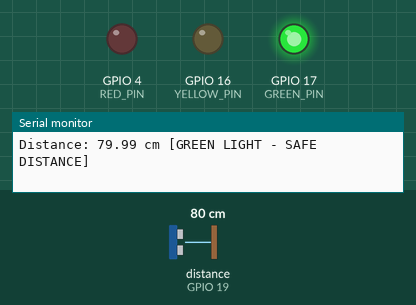
This program was run on a simulated ESP32. On the bench: output pins drawn as LEDs (lit = HIGH), the last lines printed to the serial monitor. Wiring (inferred from the names in the program): ultrasonic range finder: trigger GPIO 22; echo GPIO 19. Inputs (shaded band) come from the test bench; at power-on: distance to the obstacle (sensor on GPIO 19) 80 cm. The echo pulse lasts 58.3 µs per cm; pins used as bus, display or sensor lines are not drawn.

Above: at 3.2 s.
3.3 s: distance to the obstacle (sensor on GPIO 19) set to 55 cm
4.8 s: distance to the obstacle (sensor on GPIO 19) set to 46 cm
At 5.8 s:
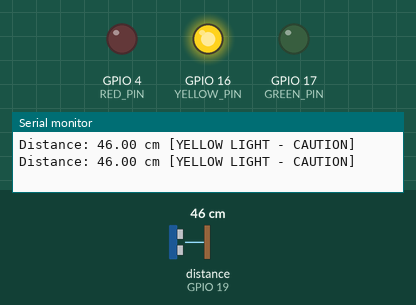
6.5 s: distance to the obstacle (sensor on GPIO 19) set to 23 cm
8.0 s: distance to the obstacle (sensor on GPIO 19) set to 18 cm
At 8.6 s:
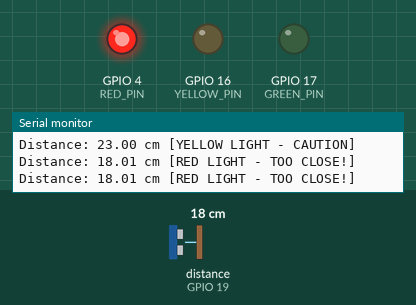
9.5 s: distance to the obstacle (sensor on GPIO 19) set to 35 cm
At 10.0 s:
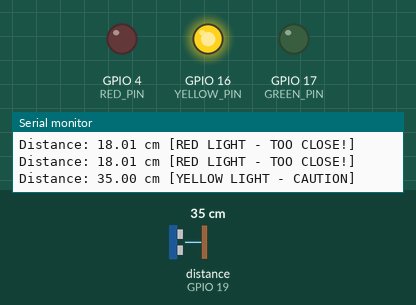
11.0 s: distance to the obstacle (sensor on GPIO 19) set to 2 cm
At 11.4 s:
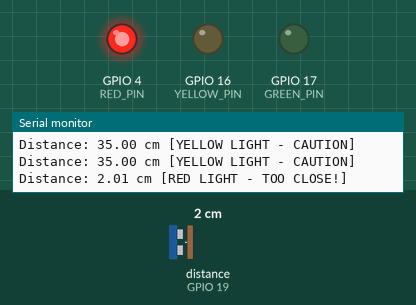
Timing chart, 0 to 13.5 s (numbered marks = the images above; inputs shaded):
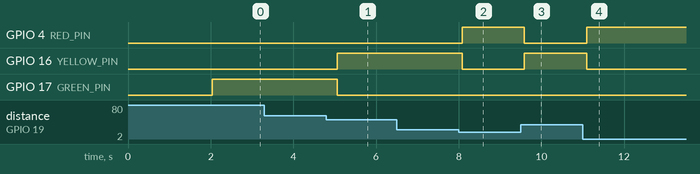

The program:

main.cpp
```cpp
#include <Arduino.h>

// Define the trig and echo pin
#define TRIG_PIN 22
#define ECHO_PIN 19

// Define the R, Y, G Traffic Light Pins
#define RED_PIN 4
#define YELLOW_PIN 16
#define GREEN_PIN 17

// Function to read distance from HC-SR04
float readDistance() {
  // Clear the TRIG_PIN
  digitalWrite(TRIG_PIN, LOW);
  delayMicroseconds(2);

  // Send a 10us pulse to TRIG_PIN
  digitalWrite(TRIG_PIN, HIGH);
  delayMicroseconds(10);
  digitalWrite(TRIG_PIN, LOW);

  // Read the ECHO_PIN, returns the sound wave travel time in microseconds
  long duration = pulseIn(ECHO_PIN, HIGH);

  // Calculate the distance in centimeters
  // Speed of sound is approximately 343 m/s or 0.0343 cm/μs
  // Distance = (duration * 0.0343) / 2 (divide by 2 because sound travels to object and back)
  float distance = (duration * 0.0343) / 2;

  return distance;
}

// Function to control traffic lights based on distance
void controlTrafficLight(float distance) {
  // Turn off all lights first
  digitalWrite(RED_PIN, LOW);
  digitalWrite(YELLOW_PIN, LOW);
  digitalWrite(GREEN_PIN, LOW);

  if (distance > 0 && distance <= 20) {
    // Too close - RED light
    digitalWrite(RED_PIN, HIGH);
    Serial.println(" [RED LIGHT - TOO CLOSE!]");
  } else if (distance > 20 && distance <= 50) {
    // Medium distance - YELLOW light
    digitalWrite(YELLOW_PIN, HIGH);
    Serial.println(" [YELLOW LIGHT - CAUTION]");
  } else if (distance > 50 && distance <= 200) {
    // Safe distance - GREEN light
    digitalWrite(GREEN_PIN, HIGH);
    Serial.println(" [GREEN LIGHT - SAFE DISTANCE]");
  } else {
    // Out of range - all lights off
    Serial.println(" [OUT OF RANGE - NO LIGHTS]");
  }
}

void setup() {
  // Initialize serial communication for debugging
  Serial.begin(115200);

  // Configure ultrasonic sensor pin modes
  pinMode(TRIG_PIN, OUTPUT);
  pinMode(ECHO_PIN, INPUT);

  // Configure traffic light pin modes
  pinMode(RED_PIN, OUTPUT);
  pinMode(YELLOW_PIN, OUTPUT);
  pinMode(GREEN_PIN, OUTPUT);

  // Initialize all lights to OFF
  digitalWrite(RED_PIN, LOW);
  digitalWrite(YELLOW_PIN, LOW);
  digitalWrite(GREEN_PIN, LOW);

  // Wait for serial monitor to connect
  delay(2000);

  Serial.println("===========================================");
  Serial.println("  HC-SR04 Ultrasonic Sensor + Traffic Light");
  Serial.println("              ESP32 Control");
  Serial.println("===========================================");
  Serial.print("TRIG Pin: ");
  Serial.println(TRIG_PIN);
  Serial.print("ECHO Pin: ");
  Serial.println(ECHO_PIN);
  Serial.print("RED Pin: ");
  Serial.println(RED_PIN);
  Serial.print("YELLOW Pin: ");
  Serial.println(YELLOW_PIN);
  Serial.print("GREEN Pin: ");
  Serial.println(GREEN_PIN);
  Serial.println("===========================================");
  Serial.println("Distance Ranges:");
  Serial.println("  0-20 cm   : RED (Too Close!)");
  Serial.println("  21-50 cm  : YELLOW (Caution)");
  Serial.println("  51-200 cm : GREEN (Safe Distance)");
  Serial.println("  >200 cm   : No Light (Out of Range)");
  Serial.println("===========================================");
  Serial.println();
}

void loop() {
  // Read distance from sensor
  float distance = readDistance();

  // Log the measurement with clear formatting
  Serial.print("Distance: ");
  Serial.print(distance);
  Serial.print(" cm");

  // Control traffic lights based on distance
  controlTrafficLight(distance);

  // Wait 500ms before next measurement
  delay(500);
}
```

Measured:
- the behaviour switches between 51 and 50 cm on distance to the obstacle (sensor on GPIO 19) (found by bisection; images 0 and 1)
- the behaviour switches between 21 and 20 cm on distance to the obstacle (sensor on GPIO 19) (found by bisection; images 1 and 2)
- after the input at 4.8 s, GPIO 16 (YELLOW_PIN): LOW → HIGH after 0.27 s; GPIO 17 (GREEN_PIN): HIGH → LOW after 0.27 s
- after the input at 8.0 s, GPIO 4 (RED_PIN): LOW → HIGH after 0.08 s; GPIO 16 (YELLOW_PIN): HIGH → LOW after 0.08 s
- after the input at 9.5 s, GPIO 4 (RED_PIN): HIGH → LOW after 0.09 s; GPIO 16 (YELLOW_PIN): LOW → HIGH after 0.09 s
- after the input at 11.0 s, GPIO 4 (RED_PIN): LOW → HIGH after 0.10 s; GPIO 16 (YELLOW_PIN): HIGH → LOW after 0.10 s
